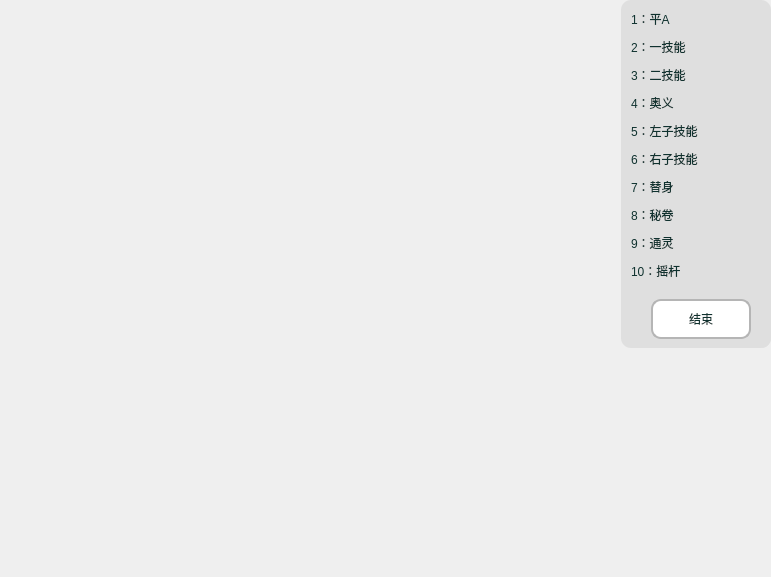
<?xml version="1.0" encoding="UTF-8"?>
<ui version="4.0">
 <class>KeyMapConfiguration</class>
 <widget class="QDialog" name="KeyMapConfiguration">
  <property name="geometry">
   <rect>
    <x>0</x>
    <y>0</y>
    <width>771</width>
    <height>577</height>
   </rect>
  </property>
  <property name="windowTitle">
   <string>键位配置</string>
  </property>
  <property name="styleSheet">
   <string notr="true">font: 15pt &quot;黑体&quot;;</string>
  </property>
  <layout class="QHBoxLayout" name="horizontalLayout">
   <property name="spacing">
    <number>0</number>
   </property>
   <property name="leftMargin">
    <number>0</number>
   </property>
   <property name="topMargin">
    <number>0</number>
   </property>
   <property name="rightMargin">
    <number>0</number>
   </property>
   <property name="bottomMargin">
    <number>0</number>
   </property>
   <item>
    <widget class="QWidget" name="image_container" native="true">
     <layout class="QVBoxLayout" name="verticalLayout_3">
      <property name="spacing">
       <number>0</number>
      </property>
      <property name="leftMargin">
       <number>0</number>
      </property>
      <property name="topMargin">
       <number>0</number>
      </property>
      <property name="rightMargin">
       <number>0</number>
      </property>
      <property name="bottomMargin">
       <number>0</number>
      </property>
      <item>
       <widget class="QLabel" name="image_label">
        <property name="text">
         <string/>
        </property>
       </widget>
      </item>
     </layout>
    </widget>
   </item>
   <item alignment="Qt::AlignmentFlag::AlignTop">
    <widget class="QWidget" name="widget_2" native="true">
     <property name="maximumSize">
      <size>
       <width>150</width>
       <height>16777215</height>
      </size>
     </property>
     <property name="styleSheet">
      <string notr="true">QWidget {
                background-color: #dfdfdf;  /* 背景颜色 */
				border-radius:10px;
            }
QLabel{color:#0f322f;}</string>
     </property>
     <layout class="QVBoxLayout" name="verticalLayout_2">
      <property name="spacing">
       <number>10</number>
      </property>
      <property name="leftMargin">
       <number>10</number>
      </property>
      <property name="topMargin">
       <number>10</number>
      </property>
      <property name="rightMargin">
       <number>0</number>
      </property>
      <property name="bottomMargin">
       <number>0</number>
      </property>
      <item>
       <widget class="QLabel" name="A">
        <property name="maximumSize">
         <size>
          <width>200</width>
          <height>16777215</height>
         </size>
        </property>
        <property name="text">
         <string>1：平A</string>
        </property>
       </widget>
      </item>
      <item>
       <widget class="QLabel" name="skill_1">
        <property name="text">
         <string>2：一技能</string>
        </property>
       </widget>
      </item>
      <item>
       <widget class="QLabel" name="skill_2">
        <property name="text">
         <string>3：二技能</string>
        </property>
       </widget>
      </item>
      <item>
       <widget class="QLabel" name="ougi">
        <property name="text">
         <string>4：奥义</string>
        </property>
       </widget>
      </item>
      <item>
       <widget class="QLabel" name="left_sub_skill">
        <property name="text">
         <string>5：左子技能</string>
        </property>
       </widget>
      </item>
      <item>
       <widget class="QLabel" name="right_sub_skill">
        <property name="text">
         <string>6：右子技能</string>
        </property>
       </widget>
      </item>
      <item>
       <widget class="QLabel" name="stand_in">
        <property name="text">
         <string>7：替身</string>
        </property>
       </widget>
      </item>
      <item>
       <widget class="QLabel" name="secret_ecroll">
        <property name="text">
         <string>8：秘卷</string>
        </property>
       </widget>
      </item>
      <item>
       <widget class="QLabel" name="tongling">
        <property name="text">
         <string>9：通灵</string>
        </property>
       </widget>
      </item>
      <item>
       <widget class="QLabel" name="joystick">
        <property name="text">
         <string>10：摇杆</string>
        </property>
       </widget>
      </item>
      <item>
       <widget class="QWidget" name="widget_3" native="true">
        <layout class="QVBoxLayout" name="verticalLayout">
         <item alignment="Qt::AlignmentFlag::AlignHCenter">
          <widget class="QPushButton" name="finish">
           <property name="minimumSize">
            <size>
             <width>100</width>
             <height>40</height>
            </size>
           </property>
           <property name="maximumSize">
            <size>
             <width>90</width>
             <height>16777215</height>
            </size>
           </property>
           <property name="styleSheet">
            <string notr="true">QPushButton{
border: 2px solid #b5b5b5;  /* 2px宽的深灰色实线边框 */
background-color: rgb(255, 255, 255);
border-radius:10px;
outline:none;
color:#0f322f;
padding-top:2px;
padding-bottom:2px;
}
QPushButton::hover {
border: 2px solid #39C5BB;  /* 2px宽的深灰色实线边框 */
background-color: rgb(255, 255, 255);
border-radius:10px;
outline:none;
padding-top:2px;
color:#39C5BB;
padding-bottom:2px;
}</string>
           </property>
           <property name="text">
            <string>结束</string>
           </property>
          </widget>
         </item>
        </layout>
       </widget>
      </item>
     </layout>
    </widget>
   </item>
  </layout>
 </widget>
 <resources/>
 <connections/>
</ui>
